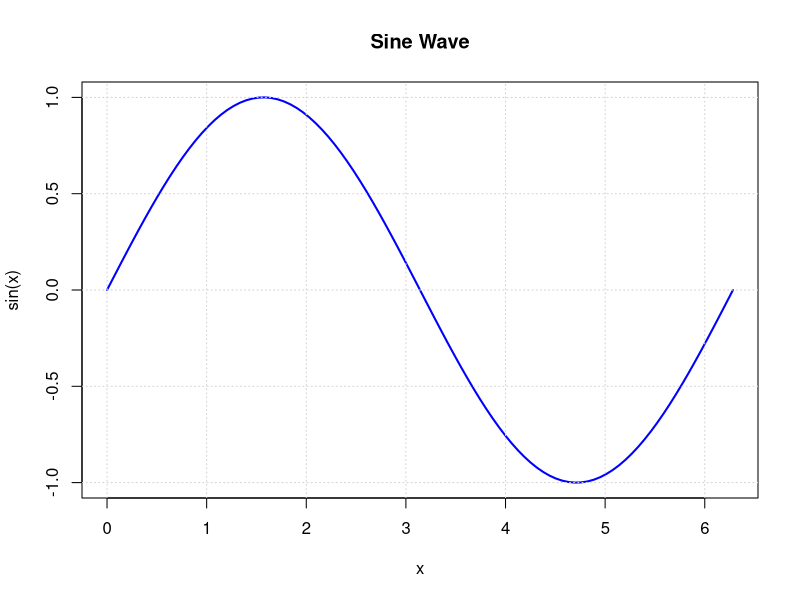
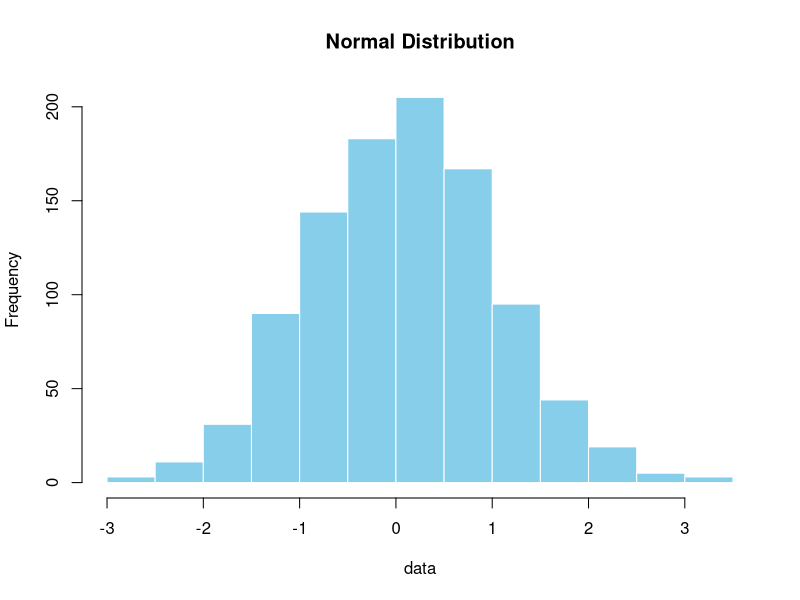

Write the R code that produced these figures, in order.
## ---- chunk 1
#| label: fig-sine
#| fig-cap: "A simple sine wave generated in R."
#| echo: true

x <- seq(0, 2 * pi, length.out = 100)
y <- sin(x)

plot(
  x,
  y,
  type = "l",
  col = "blue",
  lwd = 2,
  main = "Sine Wave",
  xlab = "x",
  ylab = "sin(x)"
)
grid()
## ---- chunk 2
#| label: fig-hist
#| fig-cap: "Histogram of 1000 random normal values."
#| fig-width: 10
#| fig-height: 6
#| echo: false

data <- rnorm(1000)
hist(data, col = "skyblue", border = "white", main = "Normal Distribution")
## ---- chunk 3
#| label: tbl-iris
#| tbl-cap: "First 5 rows of the Iris dataset."
#| echo: false

knitr::kable(head(iris, 5))
